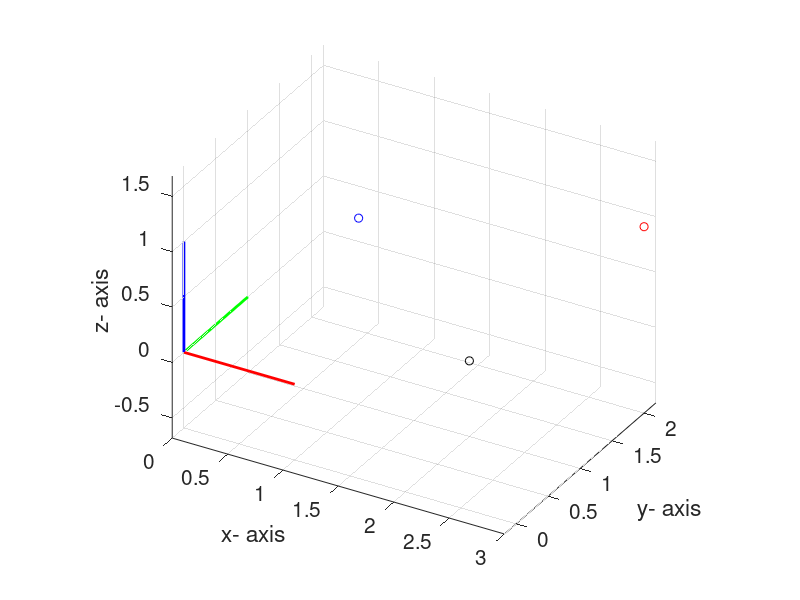

Source code (MATLAB):
% This code is programmed by Sung Yul Shin (syshin0228@utexas.edu) for Robotics Modeling and Control course by Dr. James Sulzer from University of Texas at Austin 
clc
clear all
close all

% 3D Postion Transformation

% Camera View (https://www.mathworks.com/help/matlab/ref/view.html)
az = 30;    % azimuth
el = 30;    % elevation

origin = [0 0 0]';
x_axis = [1 0 0]';
y_axis = [0 1 0]';
z_axis = [0 0 1]';

% Position vectors
P1 = [3 2 1]';
P2 = [1 1 1]';
P3 = P1 - P2;

figure(1)
hold on
plot3(P1(1),P1(2),P1(3),'ro')
plot3(P2(1),P2(2),P2(3),'bo')
plot3(P3(1),P3(2),P3(3),'ko')

% Draw global coordinate
line([origin(1) x_axis(1)],[origin(2) x_axis(2)],[origin(3) x_axis(3)], 'color', 'r', 'linewidth', 2)
line([origin(1) y_axis(1)],[origin(2) y_axis(2)],[origin(3) y_axis(3)], 'color','g', 'linewidth', 2)
line([origin(1) z_axis(1)],[origin(2) z_axis(2)],[origin(3) z_axis(3)], 'color','b', 'linewidth', 2)
axis equal
grid on
view(az, el)
xlabel('x- axis')
ylabel('y- axis')
zlabel('z- axis')
set(gca,'fontsize',15)
